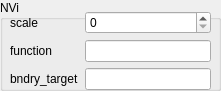
       <widget class="QGroupBox" name="groupBox_10">
        <property name="geometry">
         <rect>
          <x>620</x>
          <y>310</y>
          <width>221</width>
          <height>91</height>
         </rect>
        </property>
        <property name="title">
         <string>NVi</string>
        </property>
        <widget class="QWidget" name="formLayoutWidget_8">
         <property name="geometry">
          <rect>
           <x>10</x>
           <y>11</y>
           <width>201</width>
           <height>80</height>
          </rect>
         </property>
         <layout class="QFormLayout" name="formLayout_8">
          <item row="0" column="0">
           <widget class="QLabel" name="label_54">
            <property name="text">
             <string>scale</string>
            </property>
           </widget>
          </item>
          <item row="0" column="1">
           <widget class="QSpinBox" name="scale3Spin"/>
          </item>
          <item row="1" column="0">
           <widget class="QLabel" name="label_55">
            <property name="text">
             <string>function</string>
            </property>
           </widget>
          </item>
          <item row="2" column="0">
           <widget class="QLabel" name="label_56">
            <property name="text">
             <string>bndry_target</string>
            </property>
           </widget>
          </item>
          <item row="2" column="1">
           <widget class="QLineEdit" name="bndry_targetLine"/>
          </item>
          <item row="1" column="1">
           <widget class="QLineEdit" name="functionNViLine">
            <property name="toolTip">
             <string>Linear from 0 to 0.03 in y</string>
            </property>
            <property name="statusTip">
             <string/>
            </property>
           </widget>
          </item>
         </layout>
        </widget>
       </widget>
